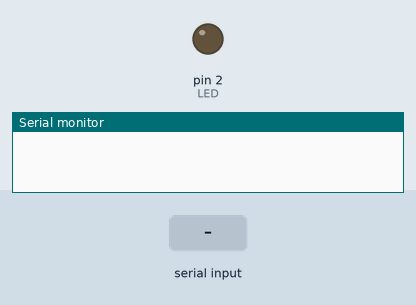
A sketch run on a simulated Arduino Uno, built with avr-gcc and run on an emulated ATmega328P. Shown: output pins drawn as LEDs (lit = HIGH), the last lines printed to the serial monitor. Inputs (shaded band) come from the test bench.

Above: at 1.2 s.
1.3 s: "A" received over Serial
At 3.5 s:
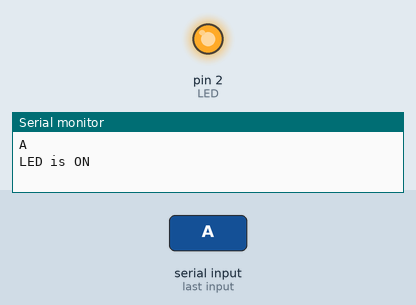
3.8 s: "B" received over Serial
At 5.4 s:
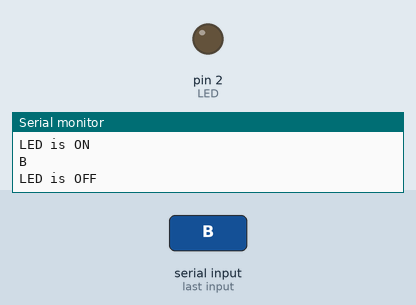
Timing chart, 0 to 6.9 s (numbered marks = the images above; inputs shaded):
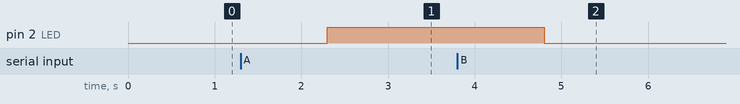

Measured:
- after the input at 1.3 s, pin 2 (LED): LOW → HIGH after 1.0 s
- after the input at 3.8 s, pin 2 (LED): HIGH → LOW after 1.0 s

The sketch:

step_1.ino
```cpp
String BT_input;                          // to store input character received via BT.
int LED = 2;                              // device to control

void setup()
{
  Serial.begin(9600);                      //default baud rate of module
  pinMode(LED, OUTPUT);
  while (!Serial)
  {
     // wait for serial port to connect. Needed for native USB port only
  }
}

void loop()

 {
  if (Serial.available())
    {
        BT_input = Serial.readString();   // read input string from bluetooth

        if (BT_input=="A")
        {
          digitalWrite(LED, HIGH);
          Serial.println(BT_input);
          Serial.println("LED is ON");
        }
        else if (BT_input=="B")
        {
          digitalWrite(LED, LOW);
          Serial.println(BT_input);
          Serial.println("LED is OFF");
        }
        else
        {
          Serial.println(BT_input);
          Serial.println("Send 'A' to get LED ON");
          Serial.println("Send 'B' to get LED OFF");
        }
    }

}
```
